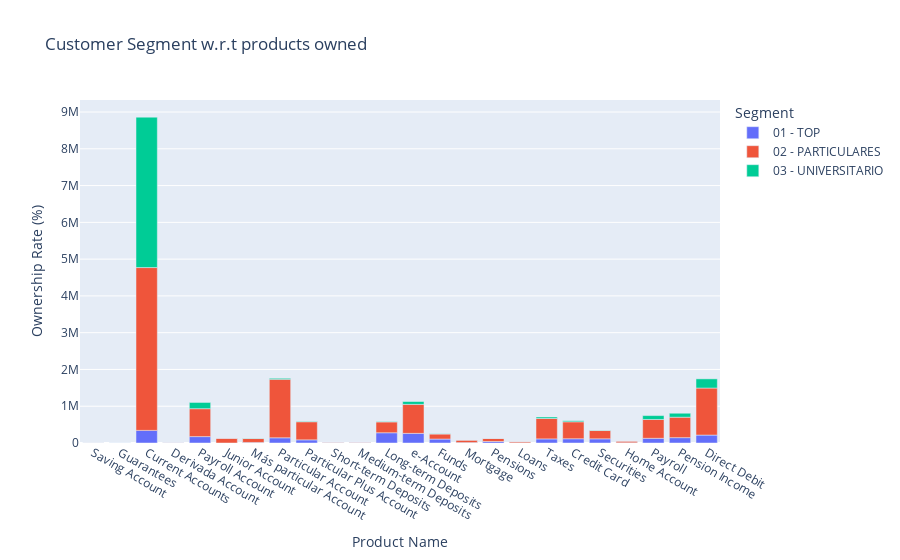

The notebook cell this image was saved under:
### Code cell
import plotly.express as px

df_product_segment_relation = df_train.groupby('segmento')[ult1_columns].sum()

df_melted = df_product_segment_relation.reset_index().melt(
    id_vars='segmento',
    var_name='product',
    value_name='ownership_rate'
)
df_melted['product_name'] = df_melted['product'].map(product_labels)

px.bar(df_melted, x='product_name',
       y = 'ownership_rate',
       color='segmento',
       title='Customer Segment w.r.t products owned',
       labels={
        "segmento": "Segment",
        "product_name" : "Product Name",
        "ownership_rate": "Ownership Rate (%)"
    }
       )

### Figure 1 — Plotly figure (JSON) as saved in the notebook; plotly's stock layout.template omitted (floating-point values rounded to 4 significant figures)
{"data": [{"alignmentgroup": "True", "hovertemplate": "Segment=01 - TOP<br>Product Name=%{x}<br>Ownership Rate (%)=%{y}<extra></extra>", "legendgroup": "01 - TOP", "marker": {"color": "#636efa", "pattern": {"shape": ""}}, "name": "01 - TOP", "offsetgroup": "01 - TOP", "orientation": "v", "showlegend": true, "textposition": "auto", "type": "bar", "x": ["Saving Account", "Guarantees", "Current Accounts", "Derivada Account", "Payroll Account", "Junior Account", "Más particular Account", "Particular Account", "Particular Plus Account", "Short-term Deposits", "Medium-term Deposits", "Long-term Deposits", "e-Account", "Funds", "Mortgage", "Pensions", "Loans", "Taxes", "Credit Card", "Securities", "Home Account", "Payroll", "Pension Income", "Direct Debit"], "xaxis": "x", "y": [115, 128, 342911, 1042, 174163, 126, 14949, 141224, 85750, 8017, 7523, 278449, 262052, 107436, 11634, 41017, 1322, 111522, 115414, 113603, 6526, 127407, 145464, 215653], "yaxis": "y"}, {"alignmentgroup": "True", "hovertemplate": "Segment=02 - PARTICULARES<br>Product Name=%{x}<br>Ownership Rate (%)=%{y}<extra></extra>", "legendgroup": "02 - PARTICULARES", "marker": {"color": "#EF553B", "pattern": {"shape": ""}}, "name": "02 - PARTICULARES", "offsetgroup": "02 - PARTICULARES", "orientation": "v", "showlegend": true, "textposition": "auto", "type": "bar", "x": ["Saving Account", "Guarantees", "Current Accounts", "Derivada Account", "Payroll Account", "Junior Account", "Más particular Account", "Particular Account", "Particular Plus Account", "Short-term Deposits", "Medium-term Deposits", "Long-term Deposits", "e-Account", "Funds", "Mortgage", "Pensions", "Loans", "Taxes", "Credit Card", "Securities", "Home Account", "Payroll", "Pension Income", "Direct Debit"], "xaxis": "x", "y": [1281, 188, 4427518, 4283, 758940, 128362, 106934, 1589768, 492484, 14456, 14690, 294806, 788218, 137954, 67436, 82249, 32844, 554790, 461107, 225519, 45500, 512060, 555740, 1278516], "yaxis": "y"}, {"alignmentgroup": "True", "hovertemplate": "Segment=03 - UNIVERSITARIO<br>Product Name=%{x}<br>Ownership Rate (%)=%{y}<extra></extra>", "legendgroup": "03 - UNIVERSITARIO", "marker": {"color": "#00cc96", "pattern": {"shape": ""}}, "name": "03 - UNIVERSITARIO", "offsetgroup": "03 - UNIVERSITARIO", "orientation": "v", "showlegend": true, "textposition": "auto", "type": "bar", "x": ["Saving Account", "Guarantees", "Current Accounts", "Derivada Account", "Payroll Account", "Junior Account", "Más particular Account", "Particular Account", "Particular Plus Account", "Short-term Deposits", "Medium-term Deposits", "Long-term Deposits", "e-Account", "Funds", "Mortgage", "Pensions", "Loans", "Taxes", "Credit Card", "Securities", "Home Account", "Payroll", "Pension Income", "Direct Debit"], "xaxis": "x", "y": [0, 0, 4090434, 45, 169285, 83, 8178, 28372, 12411, 638, 450, 12466, 77631, 6751, 1053, 1810, 355, 40314, 29001, 10167, 458, 105782, 108141, 249800], "yaxis": "y"}], "layout": {"barmode": "relative", "legend": {"title": {"text": "Segment"}, "tracegroupgap": 0}, "title": {"text": "Customer Segment w.r.t products owned"}, "xaxis": {"anchor": "y", "domain": [0, 1], "title": {"text": "Product Name"}}, "yaxis": {"anchor": "x", "domain": [0, 1], "title": {"text": "Ownership Rate (%)"}}}}
